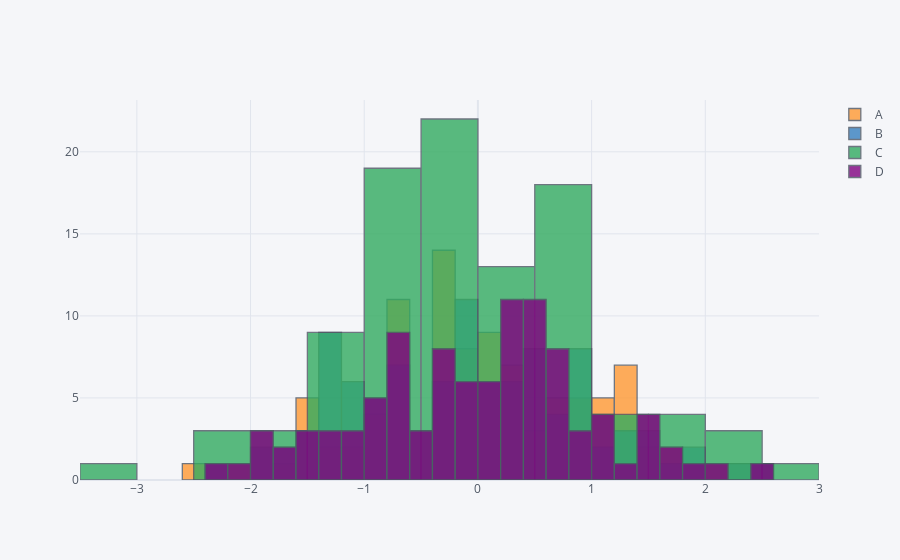

The notebook cell saved with this chart:
### Code cell
df1.iplot(kind='hist',bins=25) #overlapped can be turned on and off
